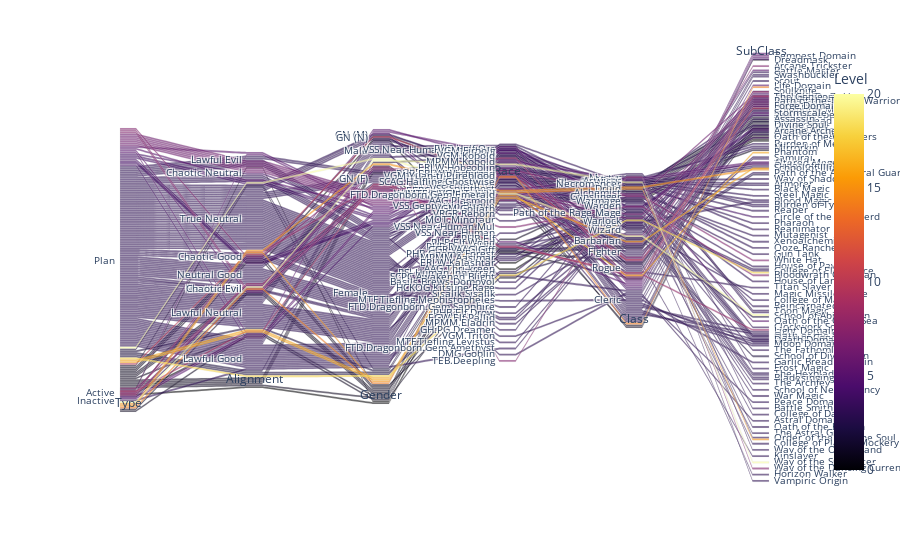

Source (notebook cell):
### Code cell
import pandas as pd
import plotly.express as px
import numpy as np
pd.set_option("mode.chained_assignment", None)
import ipywidgets as widgets
from ipywidgets import HBox, VBox
import numpy as np

import matplotlib.pyplot as plt
from IPython.display import display
from itables import init_notebook_mode
init_notebook_mode(all_interactive=True)      

def Cla_Spilt(cs0):
    cs1 = cs0.split(":")
    cs2 = cs1[0].split(".")
    
    S1=""
    S2=""
    S3=0
    
    try:
      S1 = cs2[1].strip()
    except:
      S1 = ""
    
    try:
      S2 = cs2[2].strip()
    except:
      S2 = ""
    
    try:
      S3 = int(cs1[1].strip())
    except:
      S3 = 0
    
    return [S1,S2,S3]
    

Table_Character = pd.read_csv('/home/jovyan/Data/Characters.csv')
Col = ['ID','Name','Type','Alignment','Gender','Race','Class','SubClass','Level']
Col2 = ['ID','Name','Type','Alignment','Gender','Race','Class Breakdown']

Data = []
for x1, y1 in Table_Character.iterrows():
    Ro = [y1['ID'],y1['Name'],y1['Type'],y1['Alignment'],y1['Gender'],y1['Race']]
    CB = y1['Class Breakdown']
    if "," in CB:
        x = CB.split(",")
        for y in x:
            st = Cla_Spilt(y)
            arr1 = array(Ro)
            arr3 = np.concatenate((arr2, st))
            Data.append(arr3)
    else:
        arr2 = array(Ro)
        st = Cla_Spilt(CB)
        arr3 = np.concatenate((arr2, st))
        Data.append(arr3)

Data.insert(0, Col)
df = pd.DataFrame(Data)      
df.columns = df.iloc[0]
df = df[1:]

df.to_csv('/home/jovyan/Data/Para_Class.csv', index=False) #<<<<<<<
PCT = pd.read_csv('/home/jovyan/Data/Para_Class.csv')

#dimensions=['ID','Name','Type','Alignment','Gender','Race','Class','SubClass']
fig = px.parallel_categories(PCT,
                             dimensions=['Type','Alignment','Gender','Race','Class','SubClass'],
                             color="Level", color_continuous_scale=px.colors.sequential.Inferno)
fig.update_layout(height=1000)
fig.show()

### Figure 1 — Plotly figure (JSON) as saved in the notebook; plotly's stock layout.template omitted (floating-point values rounded to 4 significant figures; data arrays with more than 128 entries replaced by an {"elided": "..."} marker saying what was removed)
{"data": [{"dimensions": [{"label": "Type", "values": {"elided": "166 str values"}}, {"label": "Alignment", "values": {"elided": "166 str values"}}, {"label": "Gender", "values": {"elided": "166 str values"}}, {"label": "Race", "values": {"elided": "166 str values"}}, {"label": "Class", "values": {"elided": "166 str values"}}, {"label": "SubClass", "values": {"elided": "166 str values"}}], "domain": {"x": [0, 1], "y": [0, 1]}, "line": {"color": {"elided": "166 int values"}, "coloraxis": "coloraxis"}, "name": "", "type": "parcats"}], "layout": {"coloraxis": {"colorbar": {"title": {"text": "Level"}}, "colorscale": [[0, "#000004"], [0.1111, "#1b0c41"], [0.2222, "#4a0c6b"], [0.3333, "#781c6d"], [0.4444, "#a52c60"], [0.5556, "#cf4446"], [0.6667, "#ed6925"], [0.7778, "#fb9b06"], [0.8889, "#f7d13d"], [1, "#fcffa4"]]}, "legend": {"tracegroupgap": 0}, "margin": {"t": 60}, "autosize": true}}
